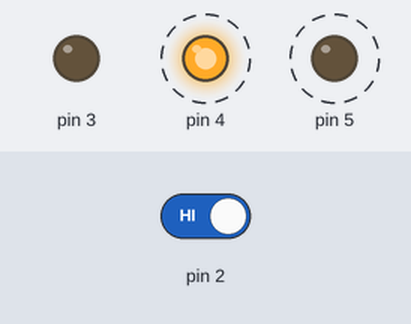
Recording of a sketch running on a simulated Arduino Uno, built with avr-gcc and run on an emulated ATmega328P. Parts: output pins drawn as LEDs (lit = HIGH). Dashed ring = blinking. The test bench sets the inputs (shaded band); at power-on: pin 2 HIGH.

Above: at 1.27 s.
1.7 s: pin 2 driven LOW
At 2.3 s:
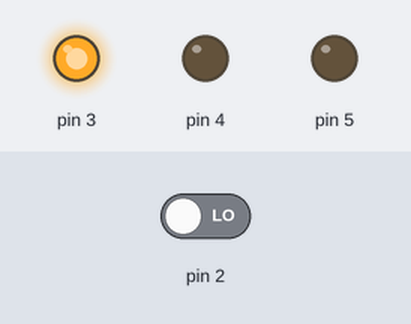
3.4 s: pin 2 driven HIGH
At 3.52 s:
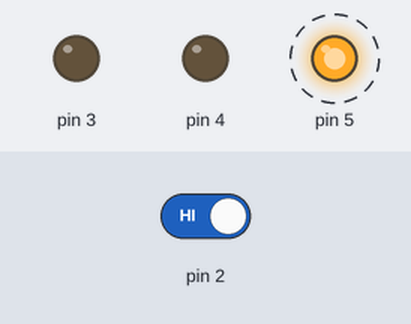
Timing chart, 0 to 12.4 s (numbered marks = the images above; inputs shaded):
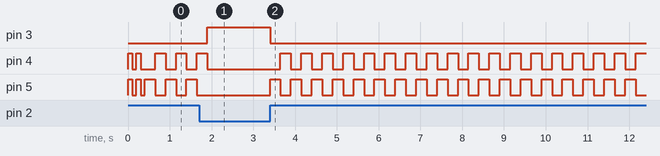

Measured:
- after the input at 1.7 s, pin 3: LOW → HIGH after 0.20 s; pin 4: goes on until 1.9 s, then stays LOW; pin 5: stops changing and stays LOW
- after the input at 3.4 s, pin 3: HIGH → LOW at once; pin 4: alternates HIGH for 0.25 s and LOW for 0.25 s, starting after 0.25 s; pin 5: alternates HIGH for 0.25 s and LOW for 0.25 s, starting at once

The sketch:

Arduino_projects_book_02.ino
```cpp
int switchState=0;


void setup() {
  // put your setup code here, to run once:
  pinMode(3, OUTPUT);
  pinMode(4, OUTPUT);
  pinMode(5, OUTPUT);
  pinMode(2, INPUT);

  // Blink LEDs when starting
  digitalWrite(3, LOW); // Green LED
  digitalWrite(4, HIGH);  // Red LED
  digitalWrite(5, HIGH);  // Red LER

  delay(100);
  digitalWrite(4, LOW);  // Red LED
  digitalWrite(5, LOW);  // Red LER

  delay(100);
  digitalWrite(4, HIGH);  // Red LED
  digitalWrite(5, HIGH);  // Red LER

  delay(100);
  digitalWrite(4, LOW);  // Red LED
  digitalWrite(5, LOW);  // Red LER

  delay(100);
}

void loop() {
  // put your main code here, to run repeatedly:
  switchState = digitalRead(2);
  if ( switchState == LOW ) {
    // Button is not pressed
    digitalWrite(3, HIGH); // Green LED
    digitalWrite(4, LOW);  // Red LED
    digitalWrite(5, LOW);  // Red LER
  } else {
    // The button is pressed
    digitalWrite(3, LOW);  // Greeen LED
    digitalWrite(4, LOW);  // Red LED
    digitalWrite(5, HIGH); // Red LED

    delay(250);

    digitalWrite(4, HIGH);
    digitalWrite(5, LOW);

    delay(250);
  }
}
```
